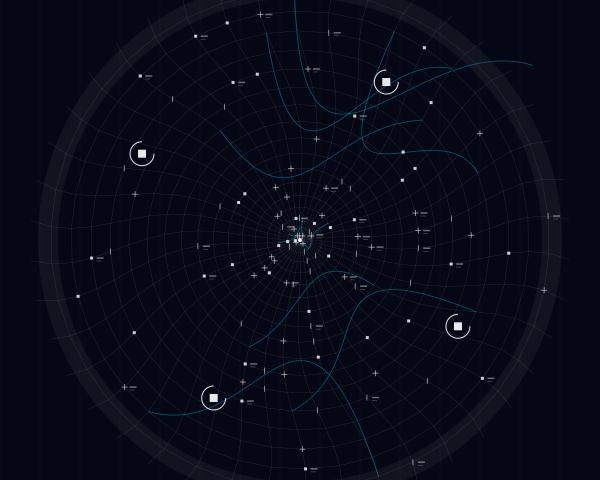

This figure's Python source:
import cairo
import math
import random

# Setup
width, height = 600, 480
surface = cairo.ImageSurface(cairo.FORMAT_ARGB32, width, height)
ctx = cairo.Context(surface)

# Background: Deep Systematic Navy
ctx.set_source_rgb(0.02, 0.03, 0.08)
ctx.paint()

# Configuration
center_x, center_y = width // 2, height // 2
rings = 18
segments = 42
phi = (1 + math.sqrt(5)) / 2  # Golden ratio for harmonic spacing

def draw_glyph(x, y, size, style=0):
    """Draws technical/data-viz glyphs at specific coordinates."""
    ctx.set_line_width(0.6)
    if style == 0: # Crosshair
        ctx.move_to(x - size, y)
        ctx.line_to(x + size, y)
        ctx.move_to(x, y - size)
        ctx.line_to(x, y + size)
        ctx.stroke()
    elif style == 1: # Tiny box
        ctx.rectangle(x - size/2, y - size/2, size, size)
        ctx.fill()
    elif style == 2: # Binary-like tick
        ctx.move_to(x, y - size)
        ctx.line_to(x, y + size)
        ctx.stroke()

def get_polar_coords(r_idx, s_idx, total_rings, total_segments):
    """Calculates distorted polar coordinates with radial expansion."""
    # Radial distortion: exponential growth for 'centripetal' focus
    normalized_r = (r_idx / total_rings) ** 1.4
    r = normalized_r * (width * 0.45)
    
    # Angular modulation: introduces subtle waves in the grid
    theta = (s_idx / total_segments) * 2 * math.pi
    theta += 0.1 * math.sin(r * 0.02) 
    
    x = center_x + r * math.cos(theta)
    y = center_y + r * math.sin(theta)
    return x, y

# 1. LAYER: Underlying Radial Grid (Hairlines)
ctx.set_source_rgba(1, 1, 1, 0.15)
ctx.set_line_width(0.4)

for r in range(rings):
    for s in range(segments):
        x1, y1 = get_polar_coords(r, s, rings, segments)
        x2, y2 = get_polar_coords(r + 1, s, rings, segments)
        x3, y3 = get_polar_coords(r, s + 1, rings, segments)
        
        ctx.move_to(x1, y1)
        ctx.line_to(x2, y2)
        ctx.stroke()
        
        ctx.move_to(x1, y1)
        ctx.line_to(x3, y3)
        ctx.stroke()

# 2. LAYER: Data Connections (Asymmetric Network)
ctx.set_source_rgba(0.0, 0.8, 1.0, 0.4) # Cyan highlight
ctx.set_line_width(0.8)
for _ in range(12):
    r_start, s_start = random.randint(2, rings-1), random.randint(0, segments-1)
    r_end, s_end = r_start + random.randint(-2, 2), s_start + random.randint(5, 10)
    
    x_s, y_s = get_polar_coords(r_start, s_start, rings, segments)
    x_e, y_e = get_polar_coords(r_end, s_end, rings, segments)
    
    ctx.move_to(x_s, y_s)
    # Quadratic curve to simulate technical drafting
    ctx.curve_to(center_x, center_y, (x_s+x_e)/2, (y_s+y_e)/2, x_e, y_e)
    ctx.stroke()

# 3. LAYER: Glyphs and "Numeric" Anchors
random.seed(42) # Deterministic randomness for layout stability
for r in range(1, rings):
    for s in range(segments):
        if random.random() > 0.85:
            x, y = get_polar_coords(r, s, rings, segments)
            
            # Draw glyph
            ctx.set_source_rgba(1, 1, 1, 0.8)
            draw_glyph(x, y, 3, style=random.randint(0, 2))
            
            # Draw fake numeric labels (small ticks)
            if random.random() > 0.7:
                ctx.set_source_rgba(1, 1, 1, 0.4)
                ctx.set_line_width(1.5)
                ctx.move_to(x + 5, y)
                ctx.line_to(x + 12, y)
                ctx.stroke()
                ctx.set_line_width(0.5)
                ctx.move_to(x + 5, y + 3)
                ctx.line_to(x + 10, y + 3)
                ctx.stroke()

# 4. LAYER: Focal Points (Solid Blocks)
ctx.set_source_rgba(1, 1, 1, 0.9)
for i in range(4):
    angle = i * (math.pi / 2) + 0.5
    dist = 180
    fx = center_x + math.cos(angle) * dist
    fy = center_y + math.sin(angle) * dist
    
    # High-contrast solid block
    ctx.rectangle(fx - 4, fy - 4, 8, 8)
    ctx.fill()
    
    # Secondary stroke for depth
    ctx.set_line_width(1)
    ctx.arc(fx, fy, 12, 0, math.pi * 1.5)
    ctx.stroke()

# 5. LAYER: The Peripheral "Annotation" Ring
ctx.set_source_rgba(1, 1, 1, 0.05)
ctx.set_line_width(20)
ctx.arc(center_x, center_y, width * 0.42, 0, 2 * math.pi)
ctx.stroke()

# Fine hairlines across the whole composition to tie it together
ctx.set_source_rgba(1, 1, 1, 0.1)
ctx.set_line_width(0.2)
for i in range(0, width, 40):
    ctx.move_to(i, 0)
    ctx.line_to(i, height)
    ctx.stroke()

# Final Polish: Central Core
ctx.set_source_rgb(1, 1, 1)
ctx.arc(center_x, center_y, 2, 0, 2 * math.pi)
ctx.fill()
